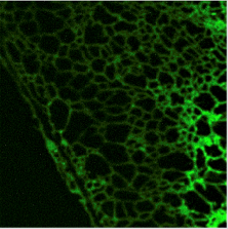
#> input picture images/ER.png, 228 x 229 px
$ python -i pre_process.py   (imports and definitions only)   (older library calls are emulated)
#> lines starting #> are read from the running program, lines starting #| are printed output that depends on the picture
#> further down, picture is the input picture: shape (229, 228, 3); mean B, G, R 6.2, 39.2, 12.6
import numpy as np
import cv2

def img_clahe(img):
    clahe = cv2.createCLAHE(clipLimit=2.0, tileGridSize=(8,8))
    img = clahe.apply(img)
    return img

def img_clahe_cm(img):
    b,g,r = cv2.split(img)
    clahe = cv2.createCLAHE(clipLimit=1.0, tileGridSize=(8,8))
    b = clahe.apply(b)
    g = clahe.apply(g)
    r = clahe.apply(r)
    output = cv2.merge((b,g,r))
    return output

def img_normalized(img):
    std = np.std(img)
    mean = np.mean(img)
    img_normalized = (img - mean) / (std + 1e-10)
    return img_normalized


def convert_16to8(img):
    img = (img - np.mean(img)) / np.std(img)
    img = (img - np.min(img)) / (np.max(img) - np.min(img))
    img = (img * 255).astype(np.uint8)
    return img

def convert_8to16(img):
    img = (img - np.mean(img)) / np.std(img)
    img = (img - np.min(img)) / (np.max(img) - np.min(img))
    img = (img * 65535).astype(np.uint16)
    return img

def sober_filter(img):
    if img.dtype == "uint16":
        dx = np.array(cv2.Sobel(img, cv2.CV_32F, 1, 0))
        dy = np.array(cv2.Sobel(img, cv2.CV_32F, 0, 1))
    elif img.dtype == "uint8":
        dx = np.array(cv2.Sobel(img, cv2.CV_16S, 1, 0))
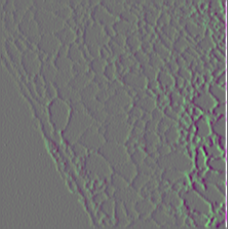
#> dx: shape (229, 228, 3) int16; mean B, G, R 5.4, 5.3, 5.4; drawn with min black and max white
        dy = np.array(cv2.Sobel(img, cv2.CV_16S, 0, 1))
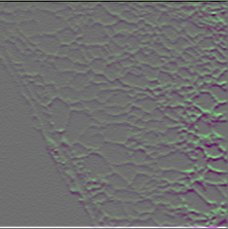
#> dy: shape (229, 228, 3) int16; mean B, G, R 2.7, 2.4, 2.6; drawn with min black and max white
    dx = np.abs(dx)
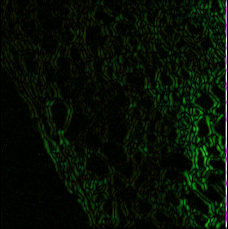
#> dx: shape (229, 228, 3) int16; mean B, G, R 15.2, 57.9, 23.8; drawn with min black and max white
    dy = np.abs(dy)
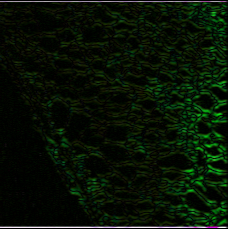
#> dy: shape (229, 228, 3) int16; mean B, G, R 18.8, 67.2, 28.4; drawn with min black and max white
    edge = cv2.addWeighted(dx, 0.5, dy, 0.5, 0)
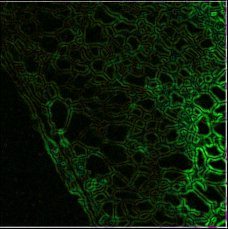
#> edge: shape (229, 228, 3) int16; mean B, G, R 17, 62.6, 26.1; drawn with min black and max white
    return edge

>>> import cv2
>>> picture = cv2.imread('../images/ER.png')
>>> result = sober_filter(picture)

$ run again, on images/MITO.png
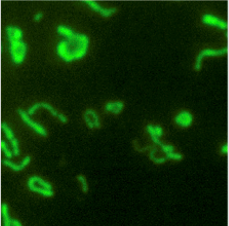
#> input picture images/MITO.png, 229 x 226 px
#> picture is the input picture: shape (226, 229, 3); mean B, G, R 4.5, 44.6, 11.9
#> in sober_filter, `dy = np.array(cv2.Sobel(img, cv2.CV_16S, 0, 1))`:
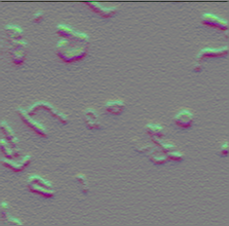
#> dy: shape (226, 229, 3) int16; mean B, G, R -1.1, -1.4, -1.4; drawn with min black and max white
#> in sober_filter, `edge = cv2.addWeighted(dx, 0.5, dy, 0.5, 0)`:
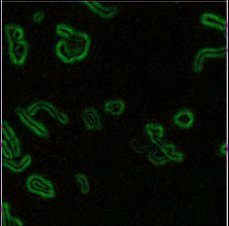
#> edge: shape (226, 229, 3) int16; mean B, G, R 9.2, 29.9, 15; drawn with min black and max white

$ run again, on images/NUCLEUS.png
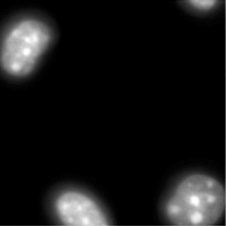
#> input picture images/NUCLEUS.png, 226 x 226 px
#> picture is the input picture: shape (226, 226, 3); mean B, G, R 22.3, 22.3, 22.3
#> in sober_filter, `dy = np.array(cv2.Sobel(img, cv2.CV_16S, 0, 1))`:
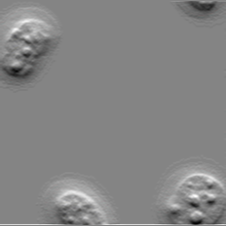
#> dy: shape (226, 226, 3) int16; mean B, G, R 1.7, 1.7, 1.7; drawn with min black and max white
#> in sober_filter, `edge = cv2.addWeighted(dx, 0.5, dy, 0.5, 0)`:
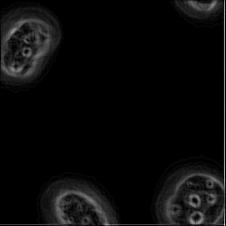
#> edge: shape (226, 226, 3) int16; mean B, G, R 10.2, 10.2, 10.2
